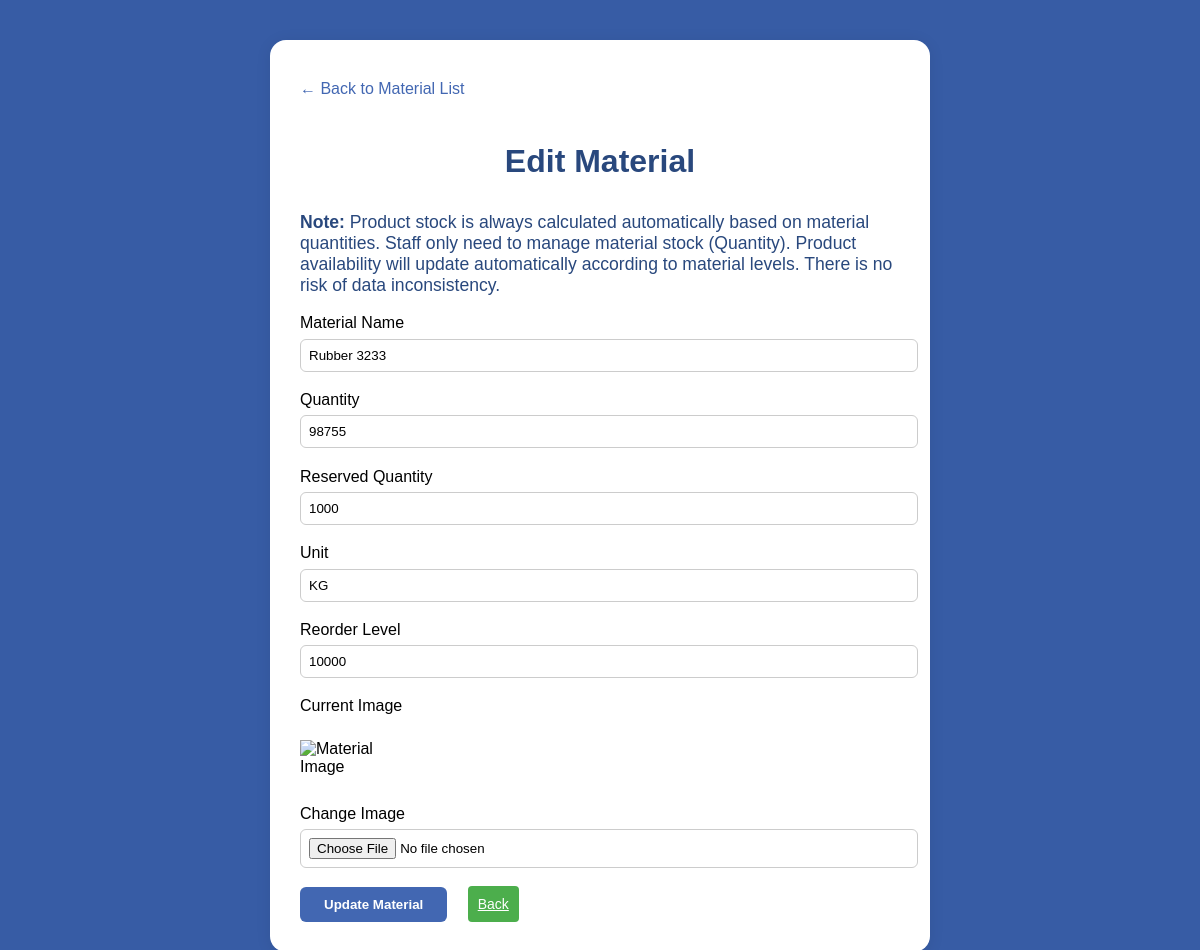
Screenshot of /staff/staff_edit_material.php?mid=1 (signed in) with the database file from the repository.
### tables this page shows
CREATE TABLE `material` (
  `mid` int(11) NOT NULL,
  `mname` varchar(255) NOT NULL,
  `mqty` int(11) NOT NULL,
  `mrqty` int(11) NOT NULL,
  `munit` varchar(20) NOT NULL,
  `mreorderqty` int(11) NOT NULL,
  `is_deleted` tinyint(1) NOT NULL DEFAULT 0
);

### staff/staff_edit_material.php (the view, shortened to what this page needs)
<?php
require_once('../includes/db_connect.php');
$mid = isset($_GET['mid']) ? intval($_GET['mid']) : 0;
$stmt = $conn->prepare("SELECT * FROM material WHERE mid=?");
$stmt->bind_param("i", $mid);
$stmt->execute();
$result = $stmt->get_result();
if (!$row = $result->fetch_assoc()) {
    die('Material not found.');
}
$img_path_jpg = "../Sample Images/material/{$row['mid']}.jpg";
$img_path_png = "../Sample Images/material/{$row['mid']}.png";
if (file_exists($img_path_jpg)) {
    $img_path = $img_path_jpg;
} elseif (file_exists($img_path_png)) {
    $img_path = $img_path_png;
} else {
    $img_path = "../Sample Images/material/default.jpg";
}
?>
<!DOCTYPE html>
<html lang="en">
<head>
    <link rel="stylesheet" href="../css/view_order_styles.css">
</head>
<body>
<div class="container">
    <a class="back-link" href="staff_view_material.php">&larr; Back to Material List</a>
    <h1>Edit Material</h1>
    <div style="color:#29487d;font-size:1.1em;margin-bottom:18px;">
        <strong>Note:</strong> Product stock is always calculated automatically based on material quantities. Staff only need to manage material stock (Quantity). Product availability will update automatically according to material levels. There is no risk of data inconsistency.
    </div>
    <form method="post" enctype="multipart/form-data" onsubmit="return validateForm()">
        <div class="form-group">
            <label for="mname">Material Name</label>
            <input type="text" id="mname" name="mname" value="<?= htmlspecialchars($row['mname']) ?>" required>
        </div>
        <div class="form-group">
            <label for="mqty">Quantity</label>
            <input type="number" id="mqty" name="mqty" min="0" value="<?= $row['mqty'] ?>" required>
        </div>
        <div class="form-group">
            <label for="mrqty">Reserved Quantity</label>
            <input type="number" id="mrqty" name="mrqty" min="0" value="<?= $row['mrqty'] ?>" required>
        </div>
        <div class="form-group">
            <label for="munit">Unit</label>
            <input type="text" id="munit" name="munit" value="<?= htmlspecialchars($row['munit']) ?>" required>
        </div>
        <div class="form-group">
            <label for="mreorderqty">Reorder Level</label>
            <input type="number" id="mreorderqty" name="mreorderqty" min="0" value="<?= $row['mreorderqty'] ?>" required>
        </div>
        <div class="form-group">
            <label>Current Image</label><br>
            <img id="previewImg" src="<?= $img_path ?>" alt="Material Image" onerror="this.onerror=null;this.src='../Sample Images/material/default.jpg';">
        </div>
        <div class="form-group">
            <label for="img">Change Image</label>
            <input type="file" id="img" name="img" accept="image/*" onchange="previewImage(event)">
        </div>
        <button type="submit">Update Material</button>
        <a href="staff_view_material.php" class="green-button" style="margin-left:16px;">Back</a>
    </form>
</div>
</body>
</html>

### css/view_order_styles.css (style rules this page uses)
body { font-family: 'Arial', sans-serif; background-color: #375ca5; margin: 0; }
.container { background: white; padding: 20px; border-radius: 8px; box-shadow: 0 0 10px rgba(0, 0, 0, 0.1); width: 80%; max-width: 800px; margin: 20px auto; }
h1, h2 { text-align: center; color: #333; }
.green-button { background-color: #4cae4c; color: white; border: none; border-radius: 4px; padding: 10px; cursor: pointer; font-size: 14px; }

### staff/staff_edit_material.php (style rules this page uses)
.container { max-width: 600px; margin: 40px auto; background: #fff; border-radius: 16px; padding: 40px 30px 30px 30px; box-shadow: 0 2px 16px rgba(0,0,0,0.08); }
h1 { color: #29487d; margin-bottom: 1em; text-align:center; }
.back-link { display: inline-block; margin-bottom: 1.5em; color: #4267b2; text-decoration: none; font-weight: 500; }
.form-group { margin-bottom: 1.2em; }
label { display:block; margin-bottom:0.4em; font-weight:500; }
input, select { width:100%; padding:8px; border-radius:6px; border:1px solid #ccc; }
button { background:#4267b2; color:#fff; border:none; border-radius:6px; padding:10px 24px; font-weight:bold; cursor:pointer; }
img { max-width:100px; max-height:100px; margin-bottom:10px; }

### rows the page displays
material: mname "Rubber 3233", mqty "98755", mrqty "1000", munit "KG", mreorderqty "10000"
